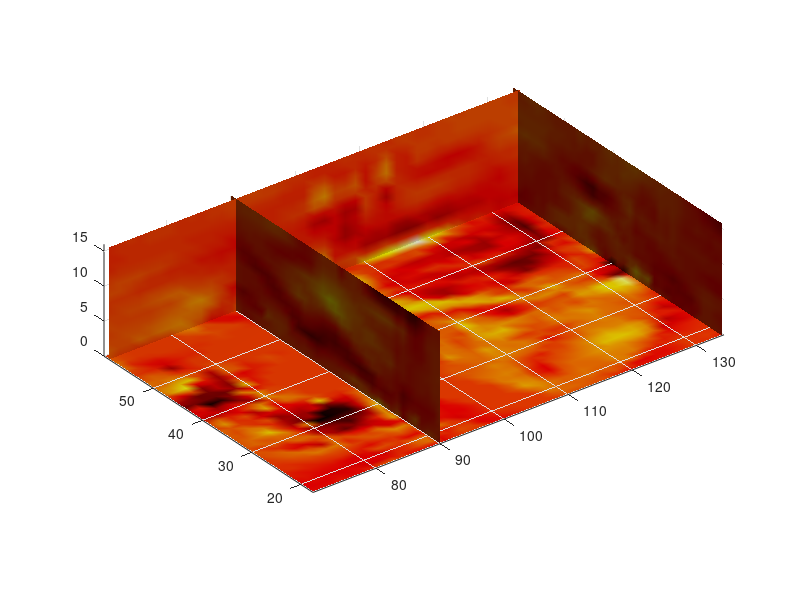

Recreate this plot in MATLAB.
load wind
figure()
cav = curl(x,y,z,u,v,w);
slice(x,y,z,cav,[90 134],[59],[0]); 
shading interp
daspect([1 1 1]); axis tight
colormap (hot);
camlight
print -dpng /tmp/image.png
